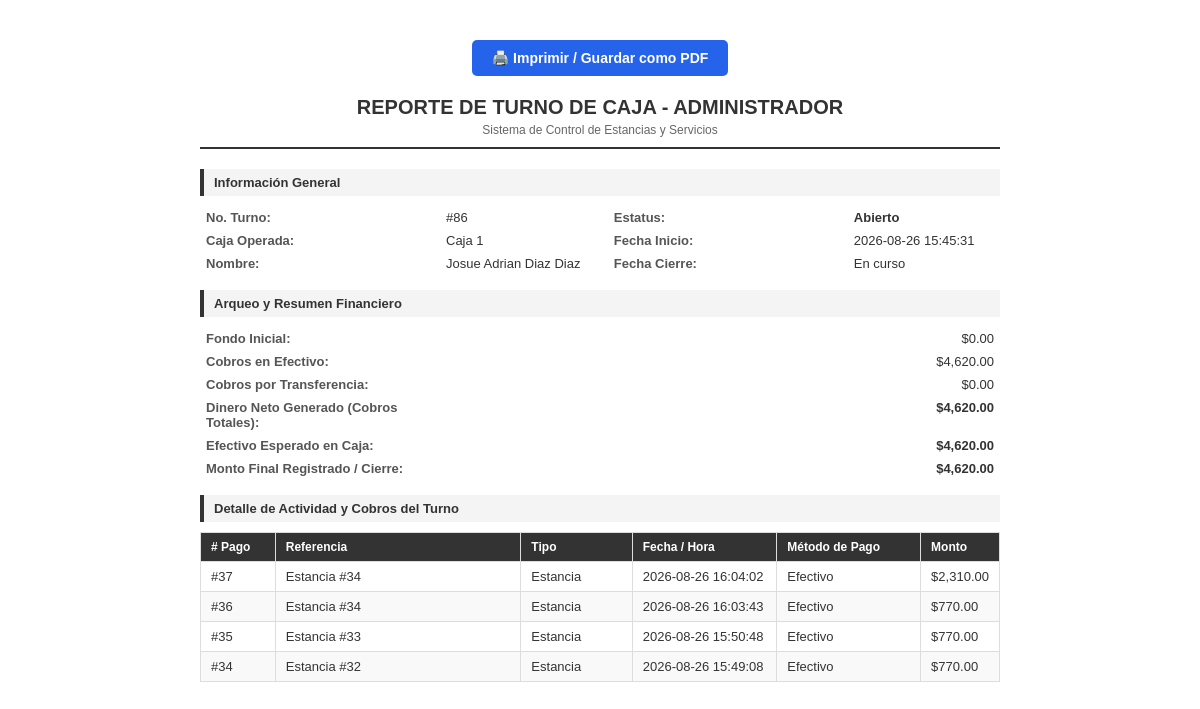
The page /reportes/generar_reporte_turno.php?id_turno=86 (signed in) on the database its author committed.
### tables this page shows
CREATE TABLE `turnos` (
  `id_turno` int(11) NOT NULL,
  `id_usuario` int(11) NOT NULL,
  `numero_caja` varchar(20) NOT NULL DEFAULT 'caja_1',
  `fecha_inicio` datetime NOT NULL,
  `fecha_fin` datetime DEFAULT NULL,
  `monto_inicial` decimal(10,2) NOT NULL DEFAULT 0.00,
  `monto_final` decimal(10,2) DEFAULT NULL,
  `estatus` enum('abierto','cerrado') NOT NULL DEFAULT 'abierto'
);

CREATE TABLE `usuarios` (
  `id_usuario` int(11) NOT NULL,
  `identificador` varchar(20) NOT NULL,
  `usuario` varchar(50) NOT NULL,
  `contraseña` varchar(255) NOT NULL,
  `nombre_completo` varchar(150) NOT NULL,
  `telefono` varchar(20) DEFAULT NULL,
  `correo` varchar(100) DEFAULT NULL,
  `rol` enum('Administrador','Recepcionista','Gobernante','Camarista','Contador','Vendedor') NOT NULL,
  `foto` varchar(255) DEFAULT NULL
);

### reportes/generar_reporte_turno.php (the view, shortened to what this page needs)
<?php
require_once '../config/conexion.php';
$id_turno = intval($_GET['id_turno']);
$stmt_turno = $pdo->prepare("
    SELECT t.*, u.nombre_completo, u.rol
    FROM turnos t
    JOIN usuarios u ON t.id_usuario = u.id_usuario
    WHERE t.id_turno = :id_turno
    LIMIT 1
");
$stmt_turno->execute(['id_turno' => $id_turno]);
$turno = $stmt_turno->fetch();
$rol_original = trim($turno['rol']);
$texto_rol = 'Caja';
if ($rol_original === 'Administrador') {
    $texto_rol = 'Administrador';
} elseif ($rol_original === 'Recepcionista') {
    $texto_rol = 'Recepción';
} elseif ($rol_original === 'Vendedor') {
    $texto_rol = 'Servicio';
}
$total_efectivo = 0.00;
$total_transferencia = 0.00;
$sql_est = $pdo->prepare("SELECT metodo_pago, SUM(monto) AS total FROM pagos_estancias WHERE id_turno = :id_turno GROUP BY metodo_pago");
$sql_est->execute(['id_turno' => $id_turno]);
foreach ($sql_est->fetchAll() as $c) {
    if ($c['metodo_pago'] === 'Efectivo') $total_efectivo += $c['total'];
}
$total_cobrado = $total_efectivo + $total_transferencia;
$efectivo_esperado = floatval($turno['monto_inicial']) + $total_efectivo;
$monto_final_caja = ($turno['estatus'] === 'cerrado') ? floatval($turno['monto_final']) : $efectivo_esperado;
$sql_historial = "
    SELECT
        'Estancia' AS tipo_cobro,
        p.id_pago,
        p.id_estancia,
        NULL AS tipo_servicio,
        NULL AS nombre_servicio,
        p.metodo_pago,
        p.monto,
        p.fecha_pago
    FROM pagos_estancias p
    WHERE p.id_turno = :id_turno1
    UNION ALL
    SELECT
        'Servicio' AS tipo_cobro,
        p.id_pago,
        p.id_estancia,
        s.tipo_servicio,
        s.nombre_servicio,
        p.metodo_pago,
        p.monto,
        p.fecha_pago
    FROM pagos_servicios p
    LEFT JOIN servicios s ON p.id_servicio = s.id_servicio
    WHERE p.id_turno = :id_turno2 AND (p.estado_pago = 'Pagado' OR p.estado_pago IS NULL)
    ORDER BY fecha_pago DESC
";
$stmt_h = $pdo->prepare($sql_historial);
$stmt_h->execute(['id_turno1' => $id_turno, 'id_turno2' => $id_turno]);
$lista_cobros = $stmt_h->fetchAll();
?>
<!DOCTYPE html>
<html lang="es">
<head>
</head>
<body>
<div class="container">
    <div class="no-print">
        <button class="btn" onclick="window.print()">🖨️ Imprimir / Guardar como PDF</button>
    </div>
    <div class="header">
        <h1>Reporte de Turno de Caja - <?php echo htmlspecialchars($texto_rol); ?></h1>
        <p>Sistema de Control de Estancias y Servicios</p>
    </div>
    <div class="section-title">Información General</div>
    <table class="grid-info">
        <tr>
            <td class="label">No. Turno:</td>
            <td>#<?php echo $turno['id_turno']; ?></td>
            <td class="label">Estatus:</td>
            <td><strong><?php echo ucfirst($turno['estatus']); ?></strong></td>
        </tr>
        <tr>
            <td class="label">Caja Operada:</td>
            <td><?php echo ucwords(str_replace('_', ' ', $turno['numero_caja'])); ?></td>
            <td class="label">Fecha Inicio:</td>
            <td><?php echo $turno['fecha_inicio']; ?></td>
        </tr>
        <tr>
            <td class="label">Nombre:</td>
            <td><?php echo htmlspecialchars($turno['nombre_completo']); ?></td>
            <td class="label">Fecha Cierre:</td>
            <td><?php echo ($turno['fecha_fin'] ? $turno['fecha_fin'] : 'En curso'); ?></td>
        </tr>
    </table>
    <div class="section-title">Arqueo y Resumen Financiero</div>
    <table class="grid-info">
        <tr>
            <td class="label">Fondo Inicial:</td>
            <td class="text-right">$<?php echo number_format($turno['monto_inicial'], 2, '.', ','); ?></td>
        </tr>
        <tr>
            <td class="label">Cobros en Efectivo:</td>
            <td class="text-right">$<?php echo number_format($total_efectivo, 2, '.', ','); ?></td>
        </tr>
        <tr>
            <td class="label">Cobros por Transferencia:</td>
            <td class="text-right">$<?php echo number_format($total_transferencia, 2, '.', ','); ?></td>
        </tr>
        <tr>
            <td class="label">Dinero Neto Generado (Cobros Totales):</td>
            <td class="text-right"><strong>$<?php echo number_format($total_cobrado, 2, '.', ','); ?></strong></td>
        </tr>
        <tr>
            <td class="label">Efectivo Esperado en Caja:</td>
            <td class="text-right"><strong>$<?php echo number_format($efectivo_esperado, 2, '.', ','); ?></strong></td>
        </tr>
        <tr>
            <td class="label">Monto Final Registrado / Cierre:</td>
            <td class="text-right"><strong>$<?php echo number_format($monto_final_caja, 2, '.', ','); ?></strong></td>
        </tr>
    </table>
    <div class="section-title">Detalle de Actividad y Cobros del Turno</div>
    <table class="data-table">
        <thead>
            <tr>
                <th class="text-center" style="width: 10%;"># Pago</th>
                <th style="width: 35%;">Referencia</th>
                <th class="text-center" style="width: 15%;">Tipo</th>
                <th class="text-center" style="width: 20%;">Fecha / Hora</th>
                <th class="text-center" style="width: 20%;">Método de Pago</th>
                <th class="text-right" style="width: 15%;">Monto</th>
            </tr>
        </thead>
        <tbody>
            <?php if (count($lista_cobros) > 0): ?>
                <?php foreach ($lista_cobros as $cobro): ?>
                    <?php
                        $ref = ($cobro['tipo_cobro'] === 'Estancia')
                            ? 'Estancia #' . $cobro['id_estancia']
                            : $cobro['tipo_servicio'] . ': ' . $cobro['nombre_servicio'];
                    ?>
                    <tr>
                        <td class="text-center">#<?php echo $cobro['id_pago']; ?></td>
                        <td><?php echo htmlspecialchars($ref); ?></td>
                        <td class="text-center"><?php echo $cobro['tipo_cobro']; ?></td>
                        <td class="text-center"><?php echo $cobro['fecha_pago']; ?></td>
                        <td class="text-center"><?php echo htmlspecialchars($cobro['metodo_pago']); ?></td>
                        <td class="text-right">$<?php echo number_format($cobro['monto'], 2, '.', ','); ?></td>
                    </tr>
                <?php endforeach; ?>
            <?php else: ?>
                <tr>
                    <td colspan="6" class="text-center" style="padding: 20px; color: #777;">No se registraron cobros en este turno.</td>
                </tr>
            <?php endif; ?>
        </tbody>
    </table>
</div>
</body>
</html>

### reportes/generar_reporte_turno.php (style rules this page uses)
body { font-family: Arial, sans-serif; font-size: 13px; color: #333; margin: 0; padding: 20px; background: #fff; }
.container { max-width: 800px; margin: 0 auto; }
.header { text-align: center; margin-bottom: 20px; border-bottom: 2px solid #333; padding-bottom: 10px; }
.header h1 { margin: 0; font-size: 20px; text-transform: uppercase; }
.header p { margin: 4px 0 0; color: #666; font-size: 12px; }
.section-title { background-color: #f4f4f4; padding: 6px 10px; font-size: 13px; font-weight: bold; margin-top: 15px; margin-bottom: 10px; border-left: 4px solid #333; }
.grid-info { width: 100%; margin-bottom: 15px; border-collapse: collapse; }
.grid-info td { padding: 4px 6px; vertical-align: top; }
.grid-info td.label { font-weight: bold; width: 30%; color: #555; }
table.data-table { width: 100%; border-collapse: collapse; margin-top: 10px; }
table.data-table th, table.data-table td { border: 1px solid #ddd; padding: 7px 10px; text-align: left; }
table.data-table th { background-color: #333; color: #fff; font-size: 12px; }
table.data-table tr:nth-child(even) { background-color: #f9f9f9; }
.text-right { text-align: right; }
.text-center { text-align: center; }
.no-print { text-align: center; margin: 20px 0; }
.btn { background: #2563eb; color: white; border: none; padding: 10px 20px; font-size: 14px; cursor: pointer; border-radius: 5px; font-weight: bold; }

### rows shown on the page
turnos: id_usuario.rol "ADMINISTRADOR", id_turno "86", estatus "Abierto", numero_caja "Caja 1", fecha_inicio "2026-08-26 15:45:31", id_usuario.nombre_completo "Josue Adrian Diaz Diaz", monto_inicial "0.00", monto_inicial "4,620.00", monto_final_caja "4,620.00"

### other values the page prints
$total_efectivo "4,620.00"
$total_transferencia "0.00"
$total_cobrado "4,620.00"
$cobro['id_pago'] "37"
$ref "Estancia #34"
$cobro['tipo_cobro'] "Estancia"
$cobro['fecha_pago'] "2026-08-26 16:04:02"
$cobro['metodo_pago'] "Efectivo"
$cobro['monto'] "2,310.00"
$cobro['id_pago'] "36"
$cobro['fecha_pago'] "2026-08-26 16:03:43"
$cobro['monto'] "770.00"
$cobro['id_pago'] "35"
$ref "Estancia #33"
$cobro['fecha_pago'] "2026-08-26 15:50:48"
